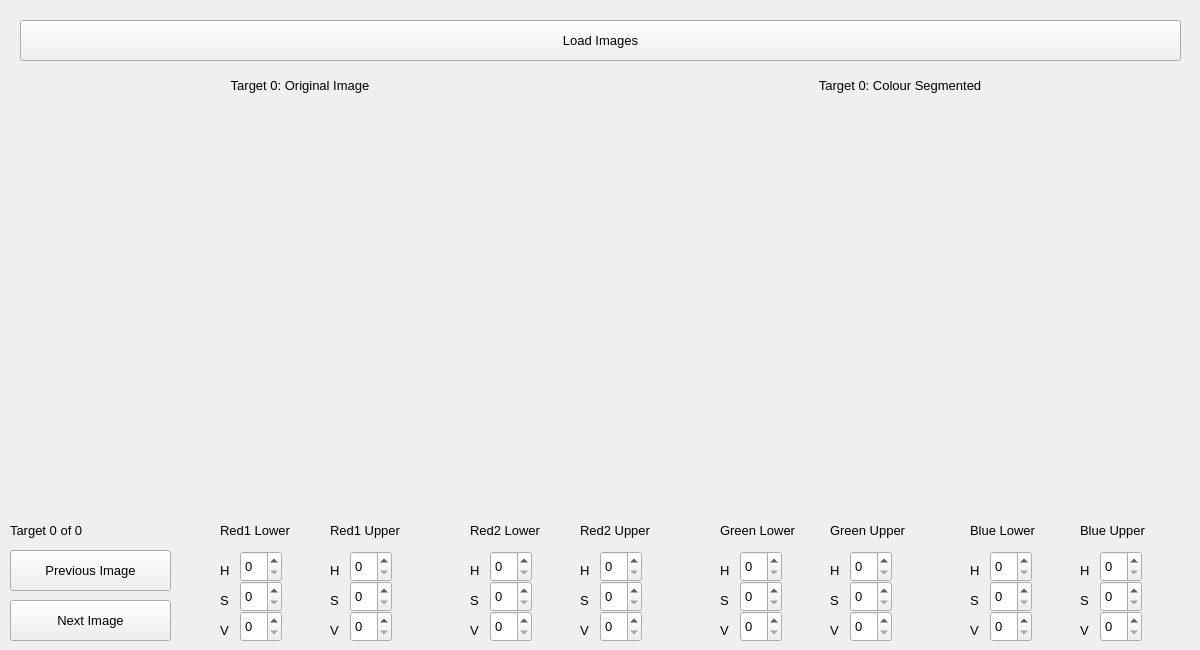
<?xml version="1.0" encoding="UTF-8"?>
<ui version="4.0">
 <class>Form</class>
 <widget class="QWidget" name="Form">
  <property name="geometry">
   <rect>
    <x>0</x>
    <y>0</y>
    <width>1200</width>
    <height>650</height>
   </rect>
  </property>
  <property name="minimumSize">
   <size>
    <width>1200</width>
    <height>650</height>
   </size>
  </property>
  <property name="maximumSize">
   <size>
    <width>1200</width>
    <height>650</height>
   </size>
  </property>
  <property name="font">
   <font>
    <pointsize>10</pointsize>
    <stylestrategy>PreferDefault</stylestrategy>
   </font>
  </property>
  <property name="windowTitle">
   <string>Colour Segmentation Threshold Tuner</string>
  </property>
  <property name="windowIcon">
   <iconset>
    <normaloff>favicon.ico</normaloff>favicon.ico</iconset>
  </property>
  <property name="autoFillBackground">
   <bool>false</bool>
  </property>
  <widget class="QPushButton" name="load_image_button">
   <property name="geometry">
    <rect>
     <x>20</x>
     <y>20</y>
     <width>1161</width>
     <height>41</height>
    </rect>
   </property>
   <property name="text">
    <string>Load Images</string>
   </property>
   <property name="shortcut">
    <string>Ctrl+O</string>
   </property>
  </widget>
  <widget class="QLabel" name="original_label">
   <property name="geometry">
    <rect>
     <x>180</x>
     <y>70</y>
     <width>240</width>
     <height>31</height>
    </rect>
   </property>
   <property name="font">
    <font>
     <weight>50</weight>
     <bold>false</bold>
    </font>
   </property>
   <property name="text">
    <string>Target 0: Original Image</string>
   </property>
   <property name="alignment">
    <set>Qt::AlignCenter</set>
   </property>
  </widget>
  <widget class="QLabel" name="processed_label">
   <property name="geometry">
    <rect>
     <x>780</x>
     <y>70</y>
     <width>240</width>
     <height>31</height>
    </rect>
   </property>
   <property name="font">
    <font>
     <weight>50</weight>
     <bold>false</bold>
    </font>
   </property>
   <property name="text">
    <string>Target 0: Colour Segmented</string>
   </property>
   <property name="alignment">
    <set>Qt::AlignCenter</set>
   </property>
  </widget>
  <widget class="QLabel" name="original_image">
   <property name="geometry">
    <rect>
     <x>20</x>
     <y>110</y>
     <width>560</width>
     <height>400</height>
    </rect>
   </property>
   <property name="sizePolicy">
    <sizepolicy hsizetype="Fixed" vsizetype="Fixed">
     <horstretch>0</horstretch>
     <verstretch>0</verstretch>
    </sizepolicy>
   </property>
   <property name="frameShadow">
    <enum>QFrame::Sunken</enum>
   </property>
   <property name="text">
    <string/>
   </property>
   <property name="scaledContents">
    <bool>false</bool>
   </property>
   <property name="alignment">
    <set>Qt::AlignCenter</set>
   </property>
  </widget>
  <widget class="QLabel" name="processed_image">
   <property name="geometry">
    <rect>
     <x>620</x>
     <y>110</y>
     <width>560</width>
     <height>400</height>
    </rect>
   </property>
   <property name="text">
    <string/>
   </property>
   <property name="alignment">
    <set>Qt::AlignCenter</set>
   </property>
  </widget>
  <widget class="QPushButton" name="previous_image_button">
   <property name="geometry">
    <rect>
     <x>10</x>
     <y>550</y>
     <width>161</width>
     <height>41</height>
    </rect>
   </property>
   <property name="text">
    <string>Previous Image</string>
   </property>
   <property name="shortcut">
    <string>Ctrl+O</string>
   </property>
  </widget>
  <widget class="QLabel" name="perspective_number">
   <property name="geometry">
    <rect>
     <x>10</x>
     <y>520</y>
     <width>151</width>
     <height>21</height>
    </rect>
   </property>
   <property name="text">
    <string>Target 0 of 0</string>
   </property>
  </widget>
  <widget class="QPushButton" name="next_image_button">
   <property name="geometry">
    <rect>
     <x>10</x>
     <y>600</y>
     <width>161</width>
     <height>41</height>
    </rect>
   </property>
   <property name="text">
    <string>Next Image</string>
   </property>
   <property name="shortcut">
    <string>Ctrl+O</string>
   </property>
  </widget>
  <widget class="QLabel" name="label">
   <property name="geometry">
    <rect>
     <x>220</x>
     <y>520</y>
     <width>80</width>
     <height>21</height>
    </rect>
   </property>
   <property name="text">
    <string>Red1 Lower</string>
   </property>
  </widget>
  <widget class="QSpinBox" name="hue_r1l">
   <property name="geometry">
    <rect>
     <x>240</x>
     <y>551</y>
     <width>42</width>
     <height>31</height>
    </rect>
   </property>
   <property name="maximum">
    <number>179</number>
   </property>
  </widget>
  <widget class="QLabel" name="label_2">
   <property name="geometry">
    <rect>
     <x>220</x>
     <y>560</y>
     <width>21</width>
     <height>21</height>
    </rect>
   </property>
   <property name="text">
    <string>H</string>
   </property>
  </widget>
  <widget class="QLabel" name="label_3">
   <property name="geometry">
    <rect>
     <x>220</x>
     <y>590</y>
     <width>21</width>
     <height>21</height>
    </rect>
   </property>
   <property name="text">
    <string>S</string>
   </property>
  </widget>
  <widget class="QLabel" name="label_4">
   <property name="geometry">
    <rect>
     <x>220</x>
     <y>620</y>
     <width>21</width>
     <height>21</height>
    </rect>
   </property>
   <property name="text">
    <string>V</string>
   </property>
  </widget>
  <widget class="QSpinBox" name="saturation_r1l">
   <property name="geometry">
    <rect>
     <x>240</x>
     <y>581</y>
     <width>42</width>
     <height>31</height>
    </rect>
   </property>
   <property name="maximum">
    <number>255</number>
   </property>
  </widget>
  <widget class="QSpinBox" name="value_r1l">
   <property name="geometry">
    <rect>
     <x>240</x>
     <y>611</y>
     <width>42</width>
     <height>31</height>
    </rect>
   </property>
   <property name="maximum">
    <number>255</number>
   </property>
  </widget>
  <widget class="QLabel" name="label_5">
   <property name="geometry">
    <rect>
     <x>330</x>
     <y>560</y>
     <width>21</width>
     <height>21</height>
    </rect>
   </property>
   <property name="text">
    <string>H</string>
   </property>
  </widget>
  <widget class="QSpinBox" name="value_r1u">
   <property name="geometry">
    <rect>
     <x>350</x>
     <y>611</y>
     <width>42</width>
     <height>31</height>
    </rect>
   </property>
   <property name="maximum">
    <number>255</number>
   </property>
  </widget>
  <widget class="QSpinBox" name="hue_r1u">
   <property name="geometry">
    <rect>
     <x>350</x>
     <y>551</y>
     <width>42</width>
     <height>31</height>
    </rect>
   </property>
   <property name="maximum">
    <number>179</number>
   </property>
  </widget>
  <widget class="QLabel" name="label_6">
   <property name="geometry">
    <rect>
     <x>330</x>
     <y>590</y>
     <width>21</width>
     <height>21</height>
    </rect>
   </property>
   <property name="text">
    <string>S</string>
   </property>
  </widget>
  <widget class="QSpinBox" name="saturation_r1u">
   <property name="geometry">
    <rect>
     <x>350</x>
     <y>581</y>
     <width>42</width>
     <height>31</height>
    </rect>
   </property>
   <property name="maximum">
    <number>255</number>
   </property>
  </widget>
  <widget class="QLabel" name="label_7">
   <property name="geometry">
    <rect>
     <x>330</x>
     <y>620</y>
     <width>21</width>
     <height>21</height>
    </rect>
   </property>
   <property name="text">
    <string>V</string>
   </property>
  </widget>
  <widget class="QLabel" name="label_8">
   <property name="geometry">
    <rect>
     <x>330</x>
     <y>520</y>
     <width>80</width>
     <height>21</height>
    </rect>
   </property>
   <property name="text">
    <string>Red1 Upper</string>
   </property>
  </widget>
  <widget class="QLabel" name="label_9">
   <property name="geometry">
    <rect>
     <x>470</x>
     <y>560</y>
     <width>21</width>
     <height>21</height>
    </rect>
   </property>
   <property name="text">
    <string>H</string>
   </property>
  </widget>
  <widget class="QSpinBox" name="value_r2l">
   <property name="geometry">
    <rect>
     <x>490</x>
     <y>611</y>
     <width>42</width>
     <height>31</height>
    </rect>
   </property>
   <property name="maximum">
    <number>255</number>
   </property>
  </widget>
  <widget class="QSpinBox" name="hue_r2l">
   <property name="geometry">
    <rect>
     <x>490</x>
     <y>551</y>
     <width>42</width>
     <height>31</height>
    </rect>
   </property>
   <property name="maximum">
    <number>179</number>
   </property>
  </widget>
  <widget class="QLabel" name="label_10">
   <property name="geometry">
    <rect>
     <x>470</x>
     <y>590</y>
     <width>21</width>
     <height>21</height>
    </rect>
   </property>
   <property name="text">
    <string>S</string>
   </property>
  </widget>
  <widget class="QSpinBox" name="saturation_r2l">
   <property name="geometry">
    <rect>
     <x>490</x>
     <y>581</y>
     <width>42</width>
     <height>31</height>
    </rect>
   </property>
   <property name="maximum">
    <number>255</number>
   </property>
  </widget>
  <widget class="QLabel" name="label_11">
   <property name="geometry">
    <rect>
     <x>470</x>
     <y>620</y>
     <width>21</width>
     <height>21</height>
    </rect>
   </property>
   <property name="text">
    <string>V</string>
   </property>
  </widget>
  <widget class="QLabel" name="label_12">
   <property name="geometry">
    <rect>
     <x>470</x>
     <y>520</y>
     <width>80</width>
     <height>21</height>
    </rect>
   </property>
   <property name="text">
    <string>Red2 Lower</string>
   </property>
  </widget>
  <widget class="QLabel" name="label_13">
   <property name="geometry">
    <rect>
     <x>580</x>
     <y>560</y>
     <width>21</width>
     <height>21</height>
    </rect>
   </property>
   <property name="text">
    <string>H</string>
   </property>
  </widget>
  <widget class="QSpinBox" name="value_r2u">
   <property name="geometry">
    <rect>
     <x>600</x>
     <y>611</y>
     <width>42</width>
     <height>31</height>
    </rect>
   </property>
   <property name="maximum">
    <number>255</number>
   </property>
  </widget>
  <widget class="QSpinBox" name="hue_r2u">
   <property name="geometry">
    <rect>
     <x>600</x>
     <y>551</y>
     <width>42</width>
     <height>31</height>
    </rect>
   </property>
   <property name="maximum">
    <number>179</number>
   </property>
  </widget>
  <widget class="QLabel" name="label_14">
   <property name="geometry">
    <rect>
     <x>580</x>
     <y>590</y>
     <width>21</width>
     <height>21</height>
    </rect>
   </property>
   <property name="text">
    <string>S</string>
   </property>
  </widget>
  <widget class="QSpinBox" name="saturation_r2u">
   <property name="geometry">
    <rect>
     <x>600</x>
     <y>581</y>
     <width>42</width>
     <height>31</height>
    </rect>
   </property>
   <property name="maximum">
    <number>255</number>
   </property>
  </widget>
  <widget class="QLabel" name="label_15">
   <property name="geometry">
    <rect>
     <x>580</x>
     <y>620</y>
     <width>21</width>
     <height>21</height>
    </rect>
   </property>
   <property name="text">
    <string>V</string>
   </property>
  </widget>
  <widget class="QLabel" name="label_16">
   <property name="geometry">
    <rect>
     <x>580</x>
     <y>520</y>
     <width>80</width>
     <height>21</height>
    </rect>
   </property>
   <property name="text">
    <string>Red2 Upper</string>
   </property>
  </widget>
  <widget class="QLabel" name="label_17">
   <property name="geometry">
    <rect>
     <x>720</x>
     <y>560</y>
     <width>21</width>
     <height>21</height>
    </rect>
   </property>
   <property name="text">
    <string>H</string>
   </property>
  </widget>
  <widget class="QSpinBox" name="value_gl">
   <property name="geometry">
    <rect>
     <x>740</x>
     <y>611</y>
     <width>42</width>
     <height>31</height>
    </rect>
   </property>
   <property name="maximum">
    <number>255</number>
   </property>
  </widget>
  <widget class="QSpinBox" name="hue_gl">
   <property name="geometry">
    <rect>
     <x>740</x>
     <y>551</y>
     <width>42</width>
     <height>31</height>
    </rect>
   </property>
   <property name="maximum">
    <number>179</number>
   </property>
  </widget>
  <widget class="QLabel" name="label_18">
   <property name="geometry">
    <rect>
     <x>720</x>
     <y>590</y>
     <width>21</width>
     <height>21</height>
    </rect>
   </property>
   <property name="text">
    <string>S</string>
   </property>
  </widget>
  <widget class="QSpinBox" name="saturation_gl">
   <property name="geometry">
    <rect>
     <x>740</x>
     <y>581</y>
     <width>42</width>
     <height>31</height>
    </rect>
   </property>
   <property name="maximum">
    <number>255</number>
   </property>
  </widget>
  <widget class="QLabel" name="label_19">
   <property name="geometry">
    <rect>
     <x>720</x>
     <y>620</y>
     <width>21</width>
     <height>21</height>
    </rect>
   </property>
   <property name="text">
    <string>V</string>
   </property>
  </widget>
  <widget class="QLabel" name="label_20">
   <property name="geometry">
    <rect>
     <x>720</x>
     <y>520</y>
     <width>80</width>
     <height>21</height>
    </rect>
   </property>
   <property name="text">
    <string>Green Lower</string>
   </property>
  </widget>
  <widget class="QLabel" name="label_21">
   <property name="geometry">
    <rect>
     <x>830</x>
     <y>560</y>
     <width>21</width>
     <height>21</height>
    </rect>
   </property>
   <property name="text">
    <string>H</string>
   </property>
  </widget>
  <widget class="QSpinBox" name="value_gu">
   <property name="geometry">
    <rect>
     <x>850</x>
     <y>611</y>
     <width>42</width>
     <height>31</height>
    </rect>
   </property>
   <property name="maximum">
    <number>255</number>
   </property>
  </widget>
  <widget class="QSpinBox" name="hue_gu">
   <property name="geometry">
    <rect>
     <x>850</x>
     <y>551</y>
     <width>42</width>
     <height>31</height>
    </rect>
   </property>
   <property name="maximum">
    <number>179</number>
   </property>
  </widget>
  <widget class="QLabel" name="label_22">
   <property name="geometry">
    <rect>
     <x>830</x>
     <y>590</y>
     <width>21</width>
     <height>21</height>
    </rect>
   </property>
   <property name="text">
    <string>S</string>
   </property>
  </widget>
  <widget class="QSpinBox" name="saturation_gu">
   <property name="geometry">
    <rect>
     <x>850</x>
     <y>581</y>
     <width>42</width>
     <height>31</height>
    </rect>
   </property>
   <property name="maximum">
    <number>255</number>
   </property>
  </widget>
  <widget class="QLabel" name="label_23">
   <property name="geometry">
    <rect>
     <x>830</x>
     <y>620</y>
     <width>21</width>
     <height>21</height>
    </rect>
   </property>
   <property name="text">
    <string>V</string>
   </property>
  </widget>
  <widget class="QLabel" name="label_24">
   <property name="geometry">
    <rect>
     <x>830</x>
     <y>520</y>
     <width>80</width>
     <height>21</height>
    </rect>
   </property>
   <property name="text">
    <string>Green Upper</string>
   </property>
  </widget>
  <widget class="QLabel" name="label_25">
   <property name="geometry">
    <rect>
     <x>970</x>
     <y>560</y>
     <width>21</width>
     <height>21</height>
    </rect>
   </property>
   <property name="text">
    <string>H</string>
   </property>
  </widget>
  <widget class="QSpinBox" name="value_bl">
   <property name="geometry">
    <rect>
     <x>990</x>
     <y>611</y>
     <width>42</width>
     <height>31</height>
    </rect>
   </property>
   <property name="maximum">
    <number>255</number>
   </property>
  </widget>
  <widget class="QSpinBox" name="hue_bl">
   <property name="geometry">
    <rect>
     <x>990</x>
     <y>551</y>
     <width>42</width>
     <height>31</height>
    </rect>
   </property>
   <property name="maximum">
    <number>179</number>
   </property>
  </widget>
  <widget class="QLabel" name="label_26">
   <property name="geometry">
    <rect>
     <x>970</x>
     <y>590</y>
     <width>21</width>
     <height>21</height>
    </rect>
   </property>
   <property name="text">
    <string>S</string>
   </property>
  </widget>
  <widget class="QSpinBox" name="saturation_bl">
   <property name="geometry">
    <rect>
     <x>990</x>
     <y>581</y>
     <width>42</width>
     <height>31</height>
    </rect>
   </property>
   <property name="maximum">
    <number>255</number>
   </property>
  </widget>
  <widget class="QLabel" name="label_27">
   <property name="geometry">
    <rect>
     <x>970</x>
     <y>620</y>
     <width>21</width>
     <height>21</height>
    </rect>
   </property>
   <property name="text">
    <string>V</string>
   </property>
  </widget>
  <widget class="QLabel" name="label_28">
   <property name="geometry">
    <rect>
     <x>970</x>
     <y>520</y>
     <width>80</width>
     <height>21</height>
    </rect>
   </property>
   <property name="text">
    <string>Blue Lower</string>
   </property>
  </widget>
  <widget class="QSpinBox" name="value_bu">
   <property name="geometry">
    <rect>
     <x>1100</x>
     <y>611</y>
     <width>42</width>
     <height>31</height>
    </rect>
   </property>
   <property name="maximum">
    <number>255</number>
   </property>
  </widget>
  <widget class="QLabel" name="label_30">
   <property name="geometry">
    <rect>
     <x>1080</x>
     <y>520</y>
     <width>80</width>
     <height>21</height>
    </rect>
   </property>
   <property name="text">
    <string>Blue Upper</string>
   </property>
  </widget>
  <widget class="QSpinBox" name="hue_bu">
   <property name="geometry">
    <rect>
     <x>1100</x>
     <y>551</y>
     <width>42</width>
     <height>31</height>
    </rect>
   </property>
   <property name="maximum">
    <number>179</number>
   </property>
  </widget>
  <widget class="QLabel" name="label_31">
   <property name="geometry">
    <rect>
     <x>1080</x>
     <y>590</y>
     <width>21</width>
     <height>21</height>
    </rect>
   </property>
   <property name="text">
    <string>S</string>
   </property>
  </widget>
  <widget class="QLabel" name="label_32">
   <property name="geometry">
    <rect>
     <x>1080</x>
     <y>620</y>
     <width>21</width>
     <height>21</height>
    </rect>
   </property>
   <property name="text">
    <string>V</string>
   </property>
  </widget>
  <widget class="QSpinBox" name="saturation_bu">
   <property name="geometry">
    <rect>
     <x>1100</x>
     <y>581</y>
     <width>42</width>
     <height>31</height>
    </rect>
   </property>
   <property name="maximum">
    <number>255</number>
   </property>
  </widget>
  <widget class="QLabel" name="label_33">
   <property name="geometry">
    <rect>
     <x>1080</x>
     <y>560</y>
     <width>21</width>
     <height>21</height>
    </rect>
   </property>
   <property name="text">
    <string>H</string>
   </property>
  </widget>
  <widget class="QLabel" name="colour_r1l">
   <property name="geometry">
    <rect>
     <x>290</x>
     <y>550</y>
     <width>21</width>
     <height>91</height>
    </rect>
   </property>
   <property name="text">
    <string/>
   </property>
  </widget>
  <widget class="QLabel" name="colour_r1u">
   <property name="geometry">
    <rect>
     <x>400</x>
     <y>550</y>
     <width>21</width>
     <height>91</height>
    </rect>
   </property>
   <property name="text">
    <string/>
   </property>
  </widget>
  <widget class="QLabel" name="colour_r2l">
   <property name="geometry">
    <rect>
     <x>540</x>
     <y>550</y>
     <width>21</width>
     <height>91</height>
    </rect>
   </property>
   <property name="text">
    <string/>
   </property>
  </widget>
  <widget class="QLabel" name="colour_r2u">
   <property name="geometry">
    <rect>
     <x>650</x>
     <y>550</y>
     <width>21</width>
     <height>91</height>
    </rect>
   </property>
   <property name="text">
    <string/>
   </property>
  </widget>
  <widget class="QLabel" name="colour_gl">
   <property name="geometry">
    <rect>
     <x>790</x>
     <y>550</y>
     <width>21</width>
     <height>91</height>
    </rect>
   </property>
   <property name="text">
    <string/>
   </property>
  </widget>
  <widget class="QLabel" name="colour_gu">
   <property name="geometry">
    <rect>
     <x>900</x>
     <y>550</y>
     <width>21</width>
     <height>91</height>
    </rect>
   </property>
   <property name="text">
    <string/>
   </property>
  </widget>
  <widget class="QLabel" name="colour_bl">
   <property name="geometry">
    <rect>
     <x>1040</x>
     <y>550</y>
     <width>21</width>
     <height>91</height>
    </rect>
   </property>
   <property name="text">
    <string/>
   </property>
  </widget>
  <widget class="QLabel" name="colour_bu">
   <property name="geometry">
    <rect>
     <x>1150</x>
     <y>550</y>
     <width>21</width>
     <height>91</height>
    </rect>
   </property>
   <property name="text">
    <string/>
   </property>
  </widget>
  <zorder>load_image_button</zorder>
  <zorder>processed_label</zorder>
  <zorder>original_label</zorder>
  <zorder>original_image</zorder>
  <zorder>processed_image</zorder>
  <zorder>previous_image_button</zorder>
  <zorder>perspective_number</zorder>
  <zorder>next_image_button</zorder>
  <zorder>label</zorder>
  <zorder>hue_r1l</zorder>
  <zorder>label_2</zorder>
  <zorder>label_3</zorder>
  <zorder>label_4</zorder>
  <zorder>saturation_r1l</zorder>
  <zorder>value_r1l</zorder>
  <zorder>label_5</zorder>
  <zorder>value_r1u</zorder>
  <zorder>hue_r1u</zorder>
  <zorder>label_6</zorder>
  <zorder>saturation_r1u</zorder>
  <zorder>label_7</zorder>
  <zorder>label_8</zorder>
  <zorder>label_9</zorder>
  <zorder>value_r2l</zorder>
  <zorder>hue_r2l</zorder>
  <zorder>label_10</zorder>
  <zorder>saturation_r2l</zorder>
  <zorder>label_11</zorder>
  <zorder>label_12</zorder>
  <zorder>label_13</zorder>
  <zorder>value_r2u</zorder>
  <zorder>hue_r2u</zorder>
  <zorder>label_14</zorder>
  <zorder>saturation_r2u</zorder>
  <zorder>label_15</zorder>
  <zorder>label_16</zorder>
  <zorder>label_17</zorder>
  <zorder>value_gl</zorder>
  <zorder>hue_gl</zorder>
  <zorder>label_18</zorder>
  <zorder>saturation_gl</zorder>
  <zorder>label_19</zorder>
  <zorder>label_20</zorder>
  <zorder>label_21</zorder>
  <zorder>value_gu</zorder>
  <zorder>hue_gu</zorder>
  <zorder>label_22</zorder>
  <zorder>saturation_gu</zorder>
  <zorder>label_23</zorder>
  <zorder>label_24</zorder>
  <zorder>label_25</zorder>
  <zorder>value_bl</zorder>
  <zorder>hue_bl</zorder>
  <zorder>label_26</zorder>
  <zorder>saturation_bl</zorder>
  <zorder>label_27</zorder>
  <zorder>label_28</zorder>
  <zorder>value_bu</zorder>
  <zorder>label_30</zorder>
  <zorder>hue_bu</zorder>
  <zorder>label_31</zorder>
  <zorder>label_32</zorder>
  <zorder>saturation_bu</zorder>
  <zorder>label_33</zorder>
  <zorder>colour_r1l</zorder>
  <zorder>colour_r1u</zorder>
  <zorder>colour_r2l</zorder>
  <zorder>colour_r2u</zorder>
  <zorder>colour_gl</zorder>
  <zorder>colour_gu</zorder>
  <zorder>colour_bl</zorder>
  <zorder>colour_bu</zorder>
 </widget>
 <resources/>
 <connections/>
</ui>
